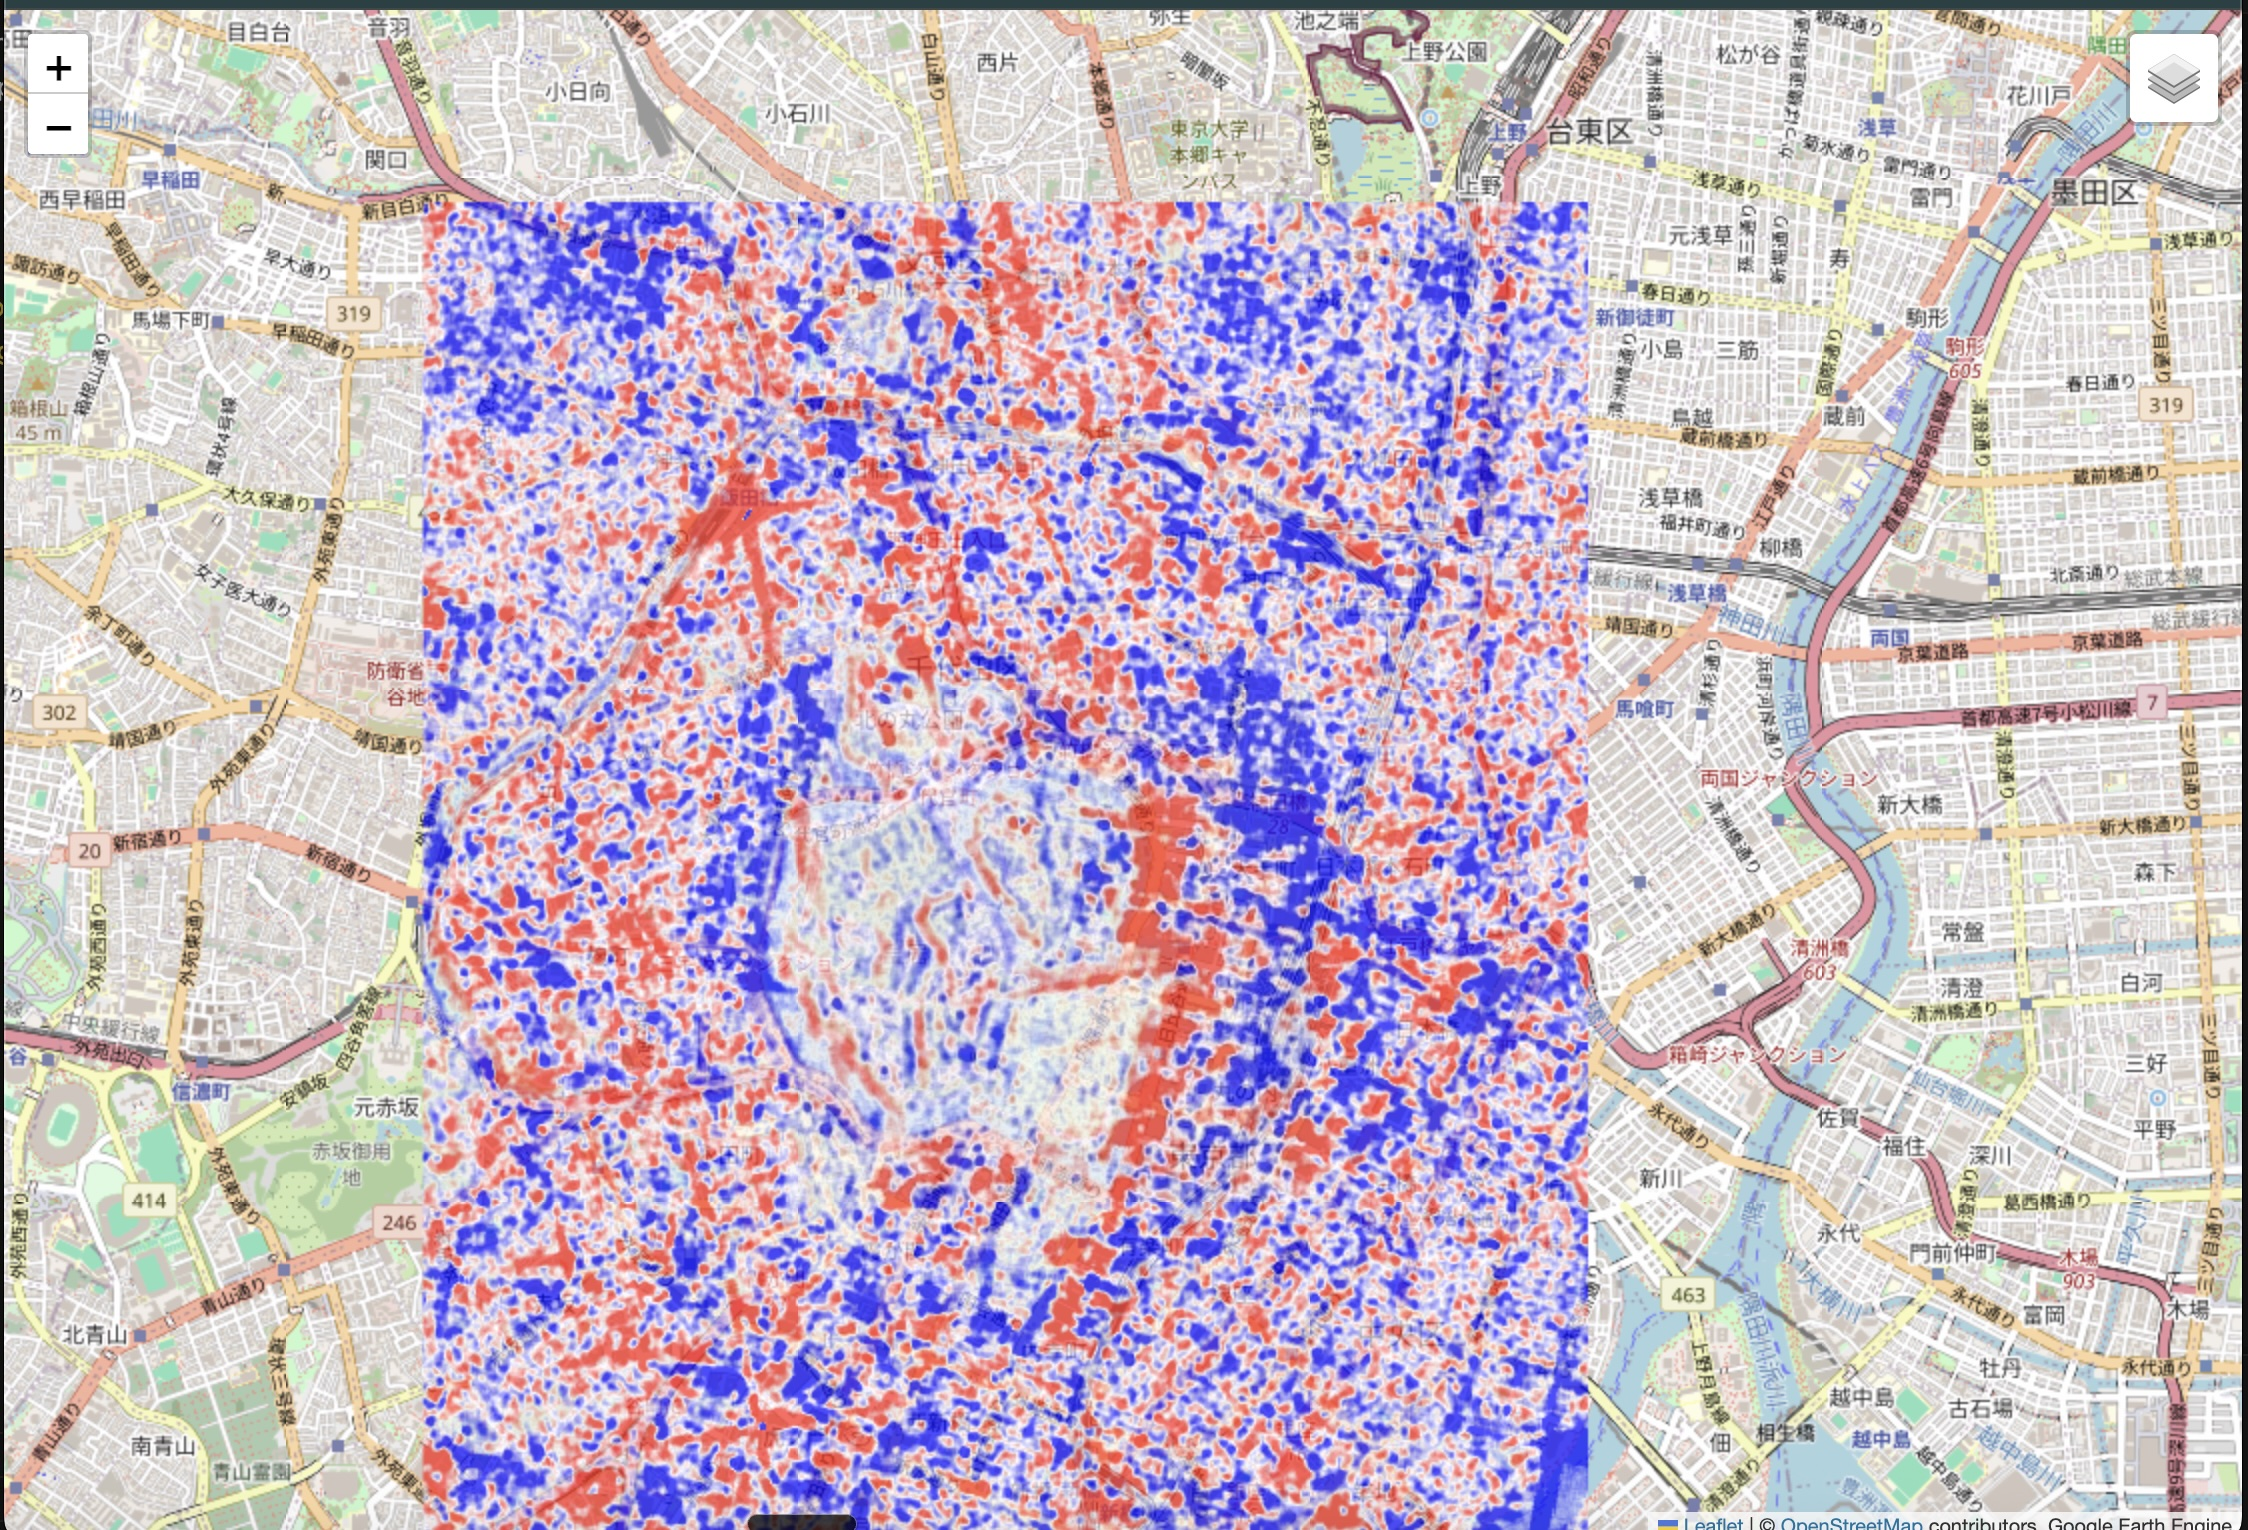

Write Python code to recreate this figure.
import ee
import folium
import os
from dotenv import load_dotenv

load_dotenv()
PROJECT_ID = os.getenv('GEE_PROJECT_ID')

# 1. 初期化
try:
    # PROJECT_IDが正しく読み込めているか確認
    if not PROJECT_ID:
        raise ValueError("環境変数 'GEE_PROJECT_ID' が設定されていません。")
    ee.Initialize(project=PROJECT_ID)
except Exception:
    ee.Authenticate()
    ee.Initialize(project=PROJECT_ID)

# 2. 千代田区の範囲を取得 (座標で直接指定するのが最も確実です)
# 内神田周辺を中心とした矩形、または行政区画
chiyoda_bounds = ee.Geometry.Rectangle([139.73, 35.66, 139.78, 35.71])

# 3. Sentinel-1 SARデータの期間別平均を作成
def get_sar_mean(start_date, end_date, region):
    return (ee.ImageCollection('COPERNICUS/S1_GRD')
            .filterBounds(region)
            .filterDate(start_date, end_date)
            .filter(ee.Filter.listContains('transmitterReceiverPolarisation', 'VV'))
            .select('VV')
            .mean())

sar_2021 = get_sar_mean('2021-01-01', '2021-12-31', chiyoda_bounds)
sar_2024 = get_sar_mean('2024-01-01', '2024-12-31', chiyoda_bounds)

# 4. 差分計算（2024年 - 2021年）
diff_map = sar_2024.subtract(sar_2021).clip(chiyoda_bounds)

# 5. Foliumで可視化するためのURL生成
# Google Earth Engineの画像をタイル状に変換してブラウザで呼べるようにします
map_id_dict = ee.Image(diff_map).getMapId({
    'min': -5, 
    'max': 5, 
    'palette': ['red', 'white', 'blue']
})

# 6. Foliumマップの作成
# 千代田区を中心に設定
m = folium.Map(location=[35.69, 139.76], zoom_start=14)

# GEEのタイルレイヤーを追加
folium.TileLayer(
    tiles=map_id_dict['tile_fetcher'].url_format,
    attr='Google Earth Engine',
    name='Chiyoda Risk Map (Diff)',
    overlay=True,
    control=True,
    opacity=0.7
).add_to(m)

# 比較用に通常の地図も追加
folium.LayerControl().add_to(m)

# 7. 保存と表示
output_file = 'risk_map_chiyoda.html'
m.save(output_file)
print(f"解析が完了しました。'{output_file}' をブラウザで開いてください。")